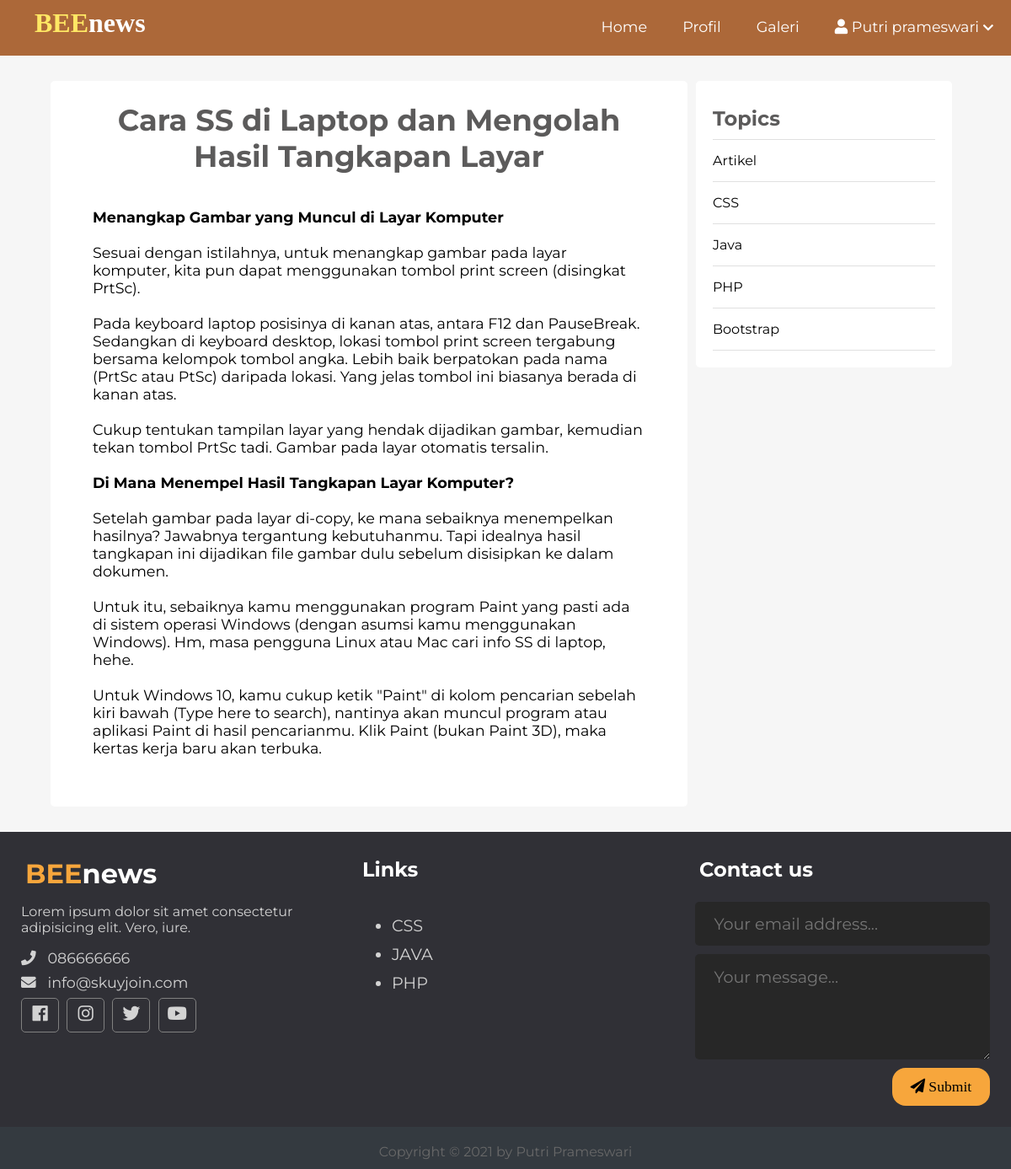
/content.php?id=4, run on the app's committed database.
### tables this page shows
CREATE TABLE `berita` (
  `id` int(11) NOT NULL,
  `foto` varchar(100) NOT NULL,
  `judul` varchar(100) NOT NULL,
  `penulis` varchar(100) NOT NULL,
  `tgl` date NOT NULL,
  `redaksi` text NOT NULL,
  `konten` text NOT NULL
);

### content.php (the view, shortened to what this page needs)
<?php
include 'koneksi.php';
?>
<!DOCTYPE html>
<html lang="en">
<head>
  <link rel="stylesheet" href="https://use.fontawesome.com/releases/v5.7.2/css/all.css"
>
   <link rel="stylesheet" href="css/style.css">
</head>
<body>
<?php include(ROOT_PATH . "/header.php"); ?>
<div class="page-wrapper">
  <div class="content clearfix">
    <div class="main-content-wrapper">
      <div class="main-content single">
      <?php $ambil = $koneksi->query("SELECT * FROM berita WHERE id='$_GET[id]'"); ?>
        <?php $pecah=$ambil->fetch_assoc()?>
        <h1 class="post-title"><?php echo$pecah["judul"]; ?></h1>
        <div class="post-content">
          <p>
          <?php echo$pecah["konten"]; ?>
          </p>
        </div>
      </div>
    </div>
    <div class="sidebar single">
      <div class="section topics">
        <h2 class="section-title">Topics</h2>
        <ul>
          <li><a href="#">Artikel</a></li>
          <li><a href="#">CSS</a></li>
          <li><a href="#">Java</a></li>
          <li><a href="#">PHP</a></li>
          <li><a href="#">Bootstrap</a></li>
        </ul>
      </div>
    </div>
  </div>
</div>
 <div class="footer">
    <div class="footer-content">
      <div class="footer-section about">
        <h1 class="logo-text"><span>BEE</span>news</h1>
        <p>
         Lorem ipsum dolor sit amet consectetur adipisicing elit. Vero, iure.</p>
        <div class="contact">
          <span><i class="fas fa-phone"></i> &nbsp; 086666666</span>
          <span><i class="fas fa-envelope"></i> &nbsp; info@skuyjoin.com</span>
        </div>
        <div class="socials">
          <a href="#"><i class="fab fa-facebook"></i></a>
          <a href="#"><i class="fab fa-instagram"></i></a>
          <a href="#"><i class="fab fa-twitter"></i></a>
          <a href="#"><i class="fab fa-youtube"></i></a>
        </div>
      </div>
      <div class="footer-section links">
        <h2>Links</h2>
        <br>
        <ul>
          <a href="#">
            <li>CSS</li>
          </a>
          <a href="#">
            <li>JAVA</li>
          </a>
          <a href="#">
            <li>PHP</li>
          </a>
        </ul>
      </div>
      <div class="footer-section contact-form">
        <h2>Contact us</h2>
        <br>
        <form action="index.html" method="post">
          <input type="email" name="email" class="text-input contact-input" placeholder="Your email address...">
          <textarea rows="4" name="message" class="text-input contact-input" placeholder="Your message..."></textarea>
          <button type="submit" class="btn btn-big contact-btn">
            <i class="fas fa-paper-plane"></i>
              Submit
          </button>
        </form>
      </div>
    </div>
    <div class="footer-bottom">
       Copyright &copy; 2021 by Putri Prameswari
    </div>
  </div>
</body>
</html>

### css/style.css (style rules this page uses)
* { box-sizing: border-box; }
html, body { height: 100%; padding: 0px; margin: 0px; background: #f6f6f6; font-family: 'Montserrat', sans-serif; }
h1, h2, h3, h4, h5, h6 { font-family: 'Montserrat', sans-serif; color: #5c5b5b; margin: 5px; }
a { text-decoration: none; color: inherit; }
.clearfix::after { content: ''; display: block; clear: both; }
.btn { padding: .5rem 1rem; background: #f7a63c; color: black; border: 1px solid transparent; border-radius: 1rem; font-size: 1.08em; font-family:'Montserrat', sans-serif; }
.btn-big { padding: .7rem 1.3rem; line-height: 1.3rem; }
.text-input { padding: .7rem 1rem; display: block; width: 100%; border-radius: 5px; border: 1px solid #e0e0e0; outline: none; color: rgb(97, 89, 89); line-height: 1.5rem; font-size: 1.2em; font-family:'Montserrat', sans-serif; }
.page-wrapper { min-height: 100%; }
.content { width: 90%; margin: 30px auto 30px; }
.content .main-content { width: 70%; float: left; }
.content .main-content.single { background: white; padding: 20px 50px; font-size: 1.1em; border-radius: 5px; }
.content .main-content.single .post-title { text-align: center; margin-bottom: 40px; }
.content .sidebar { width: 30%; float: left; }
.content .sidebar.single { padding: 0px 10px; }
.content .sidebar .section { background: white; padding: 20px; border-radius: 5px; margin-bottom: 20px; }
.content .sidebar .section .section-title { margin: 10px 0px 10px 0px; }
.content .sidebar .section.topics ul { margin: 0px; padding: 0px; list-style: none; border-top: 1px solid #e0e0e0; }
.content .sidebar .section.topics ul li a { display: block; padding: 15px 0px 15px 0px; border-bottom: 1px solid #e0e0e0; transition: all 0.3s; }
.footer { background: #303036; color: #d3d3d3; height: 400px; position: relative; }
.footer .footer-content { height: 350px; display: flex; }
.footer .footer-content .footer-section { flex: 1; padding: 25px; }
.footer .footer-content h1, .footer .footer-content h2 { color: white; }
.footer .footer-content .about h1 span { color: #f7a63c; }
.footer .footer-content .about .contact span { display: block; font-size: 1.1em; margin-bottom: 8px; }
.footer .footer-content .about .socials a { border: 1px solid gray; width: 45px; height: 41px; padding-top: 5px; margin-right: 5px; text-align: center; display: inline-block; font-size: 1.3em; border-radius: 5px; transition: all .3s; }
.footer .footer-content .links ul a { display: block; margin-bottom: 10px; font-size: 1.2em; transition: all .3s; }
.footer .footer-content .contact-form .contact-input { background: #272727; color: #bebdbd; margin-bottom: 10px; line-height: 1.5rem; padding: .9rem 1.4rem; border: none; }
.footer .footer-content .contact-form .contact-btn { float: right; font-size: 1.1em; font-family: 'Lora', serif; }
.footer .footer-bottom { background: #343a40; color: #686868; height: 50px; width: 100%; text-align: center; position: absolute; bottom: 0px; left: 0px; padding-top: 20px; }

### data on the page
berita: judul "Cara SS di Laptop dan Mengolah Hasil Tangkapan Layar", konten "Menangkap Gambar yang Muncul di Layar Komputer Sesuai dengan istilahnya, untuk menangkap gambar pada layar komputer, kita pun dapat menggunakan tombol print screen (disingkat PrtSc). Pada keyboard laptop posisinya di kanan atas, antara F12 dan PauseBreak. Sedangkan di keyboard desktop, lokasi tombol print screen tergabung bersama kelompok tombol angka. Lebih baik berpatokan pada nama (PrtSc atau PtSc) daripada lokasi. Yang jelas tombol ini biasanya berada di kanan atas. Cukup tentukan tampilan layar yang hendak dijadikan gambar, kemudian tekan tombol PrtSc tadi. Gambar pada layar otomatis tersalin. Di Mana Menempel Hasil Tangkapan Layar Komputer? Setelah gambar pada layar di-copy, ke mana…"
